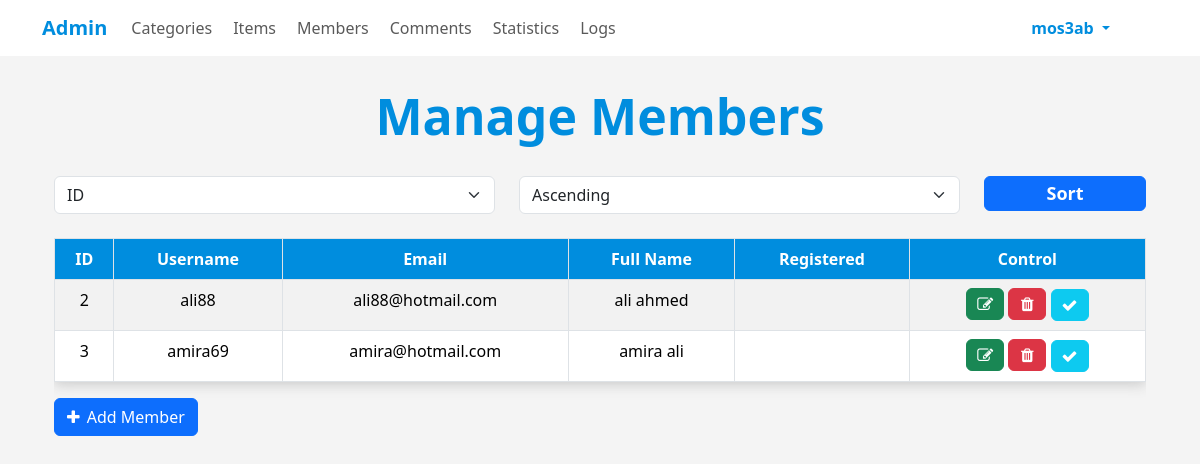
/admin/members.php?do=Manage&page=Pending (signed in), run on an earlier commit of the app's database.
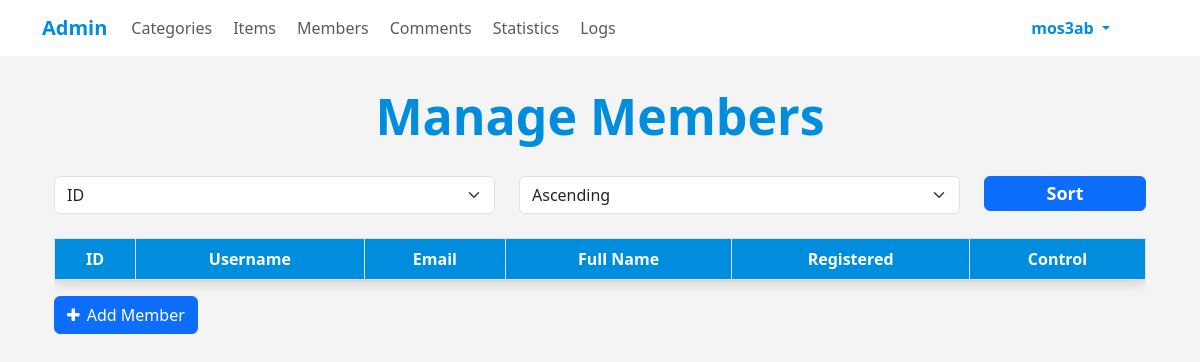
And on a later commit of the database.
### tables this page shows
CREATE TABLE `users` (
  `user_id` int NOT NULL COMMENT 'identify user',
  `user_name` varchar(255) NOT NULL COMMENT 'username to login',
  `pass` varchar(255) NOT NULL COMMENT 'password to login',
  `email` varchar(255) NOT NULL,
  `full_name` varchar(255) NOT NULL,
  `group_id` int DEFAULT '0' COMMENT 'identify user group',
  `trust_status` int DEFAULT '0' COMMENT 'seller rank',
  `reg_status` int DEFAULT '0' COMMENT 'user approval',
  `add_date` date NOT NULL COMMENT 'Signup Date'
);

### admin/includes/languages/english.php (called while the page is built, shortened)
<?php
function lang($phrase)
{
  return $lang[$phrase];
}

### admin/members.php (the view, shortened to what this page needs)
<?php
if (isset($_SESSION['user_name'])):
  include ('init.php');
  $do = isset($_GET['do']) ? $_GET['do'] : 'Manage';
  if ($do == 'Manage'):
    $query = '';
    if (isset($_GET['page']) && $_GET['page'] == 'Pending'):
      $query = 'AND reg_status = 0';
    endif;
    $sort_col = isset($_GET['sort_col']) ? $_GET['sort_col'] : 'user_id';
    $sort_order = isset($_GET['sort_order']) ? $_GET['sort_order'] : 'ASC';
    $stmt = $connect->prepare("SELECT * FROM users WHERE group_id != 1 $query ORDER BY $sort_col $sort_order");
    $stmt->execute();
    $rows = $stmt->fetchAll();
    ?>
    <div class="container cat-container">
      <h1><?= lang("MANAGE_MEMBERS") ?></h1>
      <div class="container ">
        <form action="members.php" method='GET'>
          <div class="row mb-4">
            <div class="col-md-5">
              <select name="sort_col" class='form-select'>
                <option value="user_id" <?= ($sort_col == 'user_id') ? 'selected' : ''; ?>><?= lang('ID_MANAGE') ?>
                </option>
              </select>
            </div>
            <div class="col-md-5">
              <select name="sort_order" class="form-select">
                <option value="ASC" <?= ($sort_order == 'ASC') ? 'selected' : ''; ?>><?= lang('SORT_ASC') ?>
                </option>
              </select>
            </div>
            <div class="col-md-2 custom-btn">
              <button type="submit" class="btn btn-primary"><?= lang("SORT_BTN") ?></button>
            </div>
          </div>
        </form>
      </div>
      <div class="container">
        <div class="table-responsive">
          <table class="main-table text-center table table-striped table-hover table-bordered">
            <thead>
              <tr>
                <td><?= lang("ID_MANAGE") ?></td>
                <td><?= lang("USERNAME_MANAGE") ?></td>
                <td><?= lang("EMAIL_MANAGE") ?></td>
                <td><?= lang("FULLNAME_MANAGE") ?></td>
                <td><?= lang("DATE_MANAGE") ?></td>
                <td><?= lang("CONTROL_MANAGE") ?></td>
              </tr>
            </thead>
            <tbody>
              <?php
              foreach ($rows as $row):
                echo "<tr>";
                echo "<td>" . $row['user_id'] . "</td>";
                echo "<td>" . $row['user_name'] . "</td>";
                echo "<td>" . $row['email'] . "</td>";
                echo "<td>" . $row['full_name'] . "</td>";
                echo "<td>" . $row['add_date'] . "</td>";
                echo "<td>
                        <a href='?do=Edit&id=" . $row['user_id'] . "' class='btn btn-success control_field'> <i class='fa fa-edit'></i> </a>
                        <a href='?do=Delete&id=" . $row['user_id'] . "'
                          onclick='return confirm(\"" . lang("DELETE_MEMBER_CONFIRMATION") . "\")'
                          class='btn btn-danger control_field'> <i class='fa fa-trash'></i></a> ";
                if ($row['reg_status'] == 0):
                  echo "<a href='?do=Activate&id=" . $row['user_id'] . "'
                            onclick='return confirm(\"" . lang("ACTIVATE_MEMBER_CONFIRMATION") . "\")'
                            class='btn btn-info control_field'> <i class='fa fa-check'></i></a>";
                endif;
                echo "</td>";
                echo "</tr>";
              endforeach;
              ?>
            </tbody>
          </table>
        </div>
        <a href='?do=Add' class='btn btn-primary mb-5  '> <i class="fa fa-plus"> </i> <?= lang(("ADD_MEMBER")) ?> </a>
      </div>
      <?php
  endif;
  echo "</div>";
  include $temp . ('footer.php');
else:
  header('Location: index.php');
  exit();
endif;

### admin/includes/templates/header.php (shortened to what this page needs)
<!DOCTYPE html>
<html lang="en">
<head>
  <link href="https://cdn.jsdelivr.net/npm/bootstrap@5.3.3/dist/css/bootstrap.min.css" rel="stylesheet"
>
  <link rel="stylesheet" href="<?= $css; ?>font-awesome.min.css">
  <link rel="stylesheet" href="<?= $css; ?>backend.css">
</head>
<body>

### admin/init.php (shortened to what this page needs)
<?php
$temp = 'includes/templates/';
$lang = 'includes/languages/';
$css = 'layout/css/';
include $lang . ('english.php');
include $temp . ('header.php');
if (!isset($noNavBar)):
  include $temp . ('navbar.php');
endif;

### admin/includes/templates/navbar.php (shortened to what this page needs)
<nav class="navbar navbar-expand-lg bg-body">
  <div class="container">
    <a class="navbar-brand" href="dashboard.php"><?= lang("HOME_ADMIN") ?></a>
    <div class="collapse navbar-collapse" id="navbarNavDropdown">
      <ul class="navbar-nav">
        <li class="nav-item">
          <a class="nav-link <?= (parse_url($_SERVER["REQUEST_URI"], PHP_URL_PATH) == '/categories.php' ? ' active' : '') ?>"
            href="categories.php"><?= lang("CATEGORIES") ?></a>
        </li>
        <li class="nav-item">
          <a class="nav-link <?= (parse_url($_SERVER['REQUEST_URI'], PHP_URL_PATH) == '/items.php' ? 'active' : '') ?>"
            href="items.php"><?= lang("ITEMS") ?></a>
        </li>
        <li class="nav-item">
          <a class="nav-link <?= (parse_url($_SERVER['REQUEST_URI'], PHP_URL_PATH) == '/members.php' ? 'active' : '') ?>"
            href="members.php"><?= lang("MEMBERS") ?></a>
        </li>
        <li class="nav-item">
          <a class="nav-link <?= (parse_url($_SERVER['REQUEST_URI'], PHP_URL_PATH) == '/comments.php' ? 'active' : '') ?>"
            href="comments.php"><?= lang("COMMENTS") ?></a>
        </li>
        <li class="nav-item">
          <a class="nav-link" href="#"><?= lang("STATISTICS") ?></a>
        </li>
        <li class="nav-item">
          <a class="nav-link" href="#"><?= lang("LOGS") ?></a>
        </li>
      </ul>
      <li class="navbar-nav dropdown">
        <a class="nav-link dropdown-toggle active user_name" href="#" role="button" data-bs-toggle="dropdown"
          aria-expanded="false">
          <?= $_SESSION['user_name']; ?>
        </a>
      </li>
    </div>
  </div>
</nav>

### admin/includes/templates/footer.php (shortened to what this page needs)
</body>
</html>

### admin/layout/css/backend.css (style rules this page uses)
:root { --main-color: #008dde; --second-color: #006ba8; --border-radius: 15px; --main-padding: 15px 30px; --transition-duration: 0.3s; }
body { background-color: #f4f4f4; }
.table > thead { user-select: none; }
i.fa { margin-right: 3px; }
a.navbar-brand { color: var(--main-color); font-weight: bold; transition: all var(--transition-duration) ease-in-out; -webkit-transition: all var(--transition-duration) ease-in-out; -moz-transition: all var(--transition-duration) ease-in-out; -ms-transition: all var(--transition-duration) ease-in-out; -o-transition: all var(--transition-duration) ease-in-out; }
div.collapse { justify-content: space-between; }
.nav-item a { padding: 5px; margin-right: 5px; transition: all var(--transition-duration) ease-in-out; -webkit-transition: all var(--transition-duration) ease-in-out; -moz-transition: all var(--transition-duration) ease-in-out; -ms-transition: all var(--transition-duration) ease-in-out; -o-transition: all var(--transition-duration) ease-in-out; }
li.dropdown { margin-right: 40px; }
.navbar-nav a.user_name { color: #008dde !important; transition: all var(--transition-duration) ease-in-out; font-weight: bold; -webkit-transition: all var(--transition-duration) ease-in-out; -moz-transition: all var(--transition-duration) ease-in-out; -ms-transition: all var(--transition-duration) ease-in-out; -o-transition: all var(--transition-duration) ease-in-out; }
.cat-container .row .custom-btn button { padding: 3px 10px; width: 100%; font-size: 18px; font-weight: bold; }
h1 { color: #008dde; font-weight: bold; margin: 0; font-size: 50px; text-align: center; padding: 30px; }
.main-table { box-shadow: 0 3px 12px #ccc; }
.main-table thead tr td { background-color: var(--main-color); color: #fff; font-weight: bold; }
.main-table .btn { color: #fff; padding: 3px 10px; }
.main-table .btn i { font-size: 16px; width: 16px; }
.main-table .btn i.fa { margin: 0; }
@media (max-width: 1200px) { .main-table .btn:not(:last-child) { margin-bottom: 2px; } }

What changed in the data, as far as the page shows it:
removed users: user_id "2", user_name "ali88", email "ali88@hotmail.com", full_name "ali ahmed"
removed users: user_id "3", user_name "amira69", email "amira@hotmail.com", full_name "amira ali"
